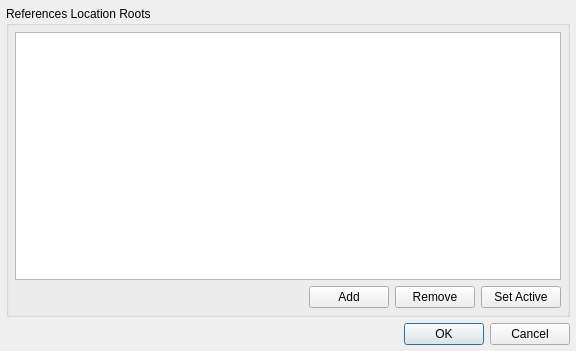
<?xml version="1.0" encoding="UTF-8"?>
<ui version="4.0">
 <class>Dialog</class>
 <widget class="QDialog" name="Dialog">
  <property name="geometry">
   <rect>
    <x>0</x>
    <y>0</y>
    <width>576</width>
    <height>351</height>
   </rect>
  </property>
  <property name="windowTitle">
   <string>FX RefSystem Options</string>
  </property>
  <layout class="QVBoxLayout" name="verticalLayout_2">
   <property name="margin">
    <number>6</number>
   </property>
   <item>
    <widget class="QGroupBox" name="groupBox">
     <property name="title">
      <string>References Location Roots</string>
     </property>
     <layout class="QVBoxLayout" name="verticalLayout">
      <property name="margin">
       <number>6</number>
      </property>
      <item>
       <widget class="QListWidget" name="uiLST_roots">
        <property name="editTriggers">
         <set>QAbstractItemView::NoEditTriggers</set>
        </property>
        <property name="alternatingRowColors">
         <bool>true</bool>
        </property>
        <property name="currentRow">
         <number>-1</number>
        </property>
        <property name="sortingEnabled">
         <bool>true</bool>
        </property>
       </widget>
      </item>
      <item>
       <layout class="QHBoxLayout" name="horizontalLayout">
        <item>
         <spacer name="horizontalSpacer">
          <property name="orientation">
           <enum>Qt::Horizontal</enum>
          </property>
          <property name="sizeHint" stdset="0">
           <size>
            <width>40</width>
            <height>20</height>
           </size>
          </property>
         </spacer>
        </item>
        <item>
         <widget class="QPushButton" name="uiBTN_add">
          <property name="text">
           <string>Add</string>
          </property>
         </widget>
        </item>
        <item>
         <widget class="QPushButton" name="uiBTN_remove">
          <property name="text">
           <string>Remove</string>
          </property>
         </widget>
        </item>
        <item>
         <widget class="QPushButton" name="uiBTN_setActive">
          <property name="text">
           <string>Set Active</string>
          </property>
         </widget>
        </item>
       </layout>
      </item>
     </layout>
    </widget>
   </item>
   <item>
    <widget class="QDialogButtonBox" name="buttonBox">
     <property name="minimumSize">
      <size>
       <width>0</width>
       <height>0</height>
      </size>
     </property>
     <property name="standardButtons">
      <set>QDialogButtonBox::Cancel|QDialogButtonBox::Ok</set>
     </property>
    </widget>
   </item>
  </layout>
 </widget>
 <resources/>
 <connections>
  <connection>
   <sender>buttonBox</sender>
   <signal>accepted()</signal>
   <receiver>Dialog</receiver>
   <slot>accept()</slot>
   <hints>
    <hint type="sourcelabel">
     <x>287</x>
     <y>333</y>
    </hint>
    <hint type="destinationlabel">
     <x>287</x>
     <y>175</y>
    </hint>
   </hints>
  </connection>
  <connection>
   <sender>buttonBox</sender>
   <signal>rejected()</signal>
   <receiver>Dialog</receiver>
   <slot>reject()</slot>
   <hints>
    <hint type="sourcelabel">
     <x>287</x>
     <y>333</y>
    </hint>
    <hint type="destinationlabel">
     <x>287</x>
     <y>175</y>
    </hint>
   </hints>
  </connection>
  <connection>
   <sender>Dialog</sender>
   <signal>finished(int)</signal>
   <receiver>Dialog</receiver>
   <slot>onDialogFinished()</slot>
   <hints>
    <hint type="sourcelabel">
     <x>287</x>
     <y>175</y>
    </hint>
    <hint type="destinationlabel">
     <x>287</x>
     <y>175</y>
    </hint>
   </hints>
  </connection>
  <connection>
   <sender>Dialog</sender>
   <signal>accepted()</signal>
   <receiver>Dialog</receiver>
   <slot>onDialogAccepted()</slot>
   <hints>
    <hint type="sourcelabel">
     <x>287</x>
     <y>175</y>
    </hint>
    <hint type="destinationlabel">
     <x>287</x>
     <y>175</y>
    </hint>
   </hints>
  </connection>
  <connection>
   <sender>uiBTN_add</sender>
   <signal>clicked()</signal>
   <receiver>Dialog</receiver>
   <slot>onAddClicked()</slot>
   <hints>
    <hint type="sourcelabel">
     <x>362</x>
     <y>296</y>
    </hint>
    <hint type="destinationlabel">
     <x>287</x>
     <y>175</y>
    </hint>
   </hints>
  </connection>
  <connection>
   <sender>uiBTN_setActive</sender>
   <signal>clicked()</signal>
   <receiver>Dialog</receiver>
   <slot>onSetActiveClicked()</slot>
   <hints>
    <hint type="sourcelabel">
     <x>524</x>
     <y>296</y>
    </hint>
    <hint type="destinationlabel">
     <x>287</x>
     <y>175</y>
    </hint>
   </hints>
  </connection>
  <connection>
   <sender>uiLST_roots</sender>
   <signal>itemSelectionChanged()</signal>
   <receiver>Dialog</receiver>
   <slot>onSelectionChanged()</slot>
   <hints>
    <hint type="sourcelabel">
     <x>287</x>
     <y>151</y>
    </hint>
    <hint type="destinationlabel">
     <x>287</x>
     <y>175</y>
    </hint>
   </hints>
  </connection>
  <connection>
   <sender>uiBTN_remove</sender>
   <signal>clicked()</signal>
   <receiver>Dialog</receiver>
   <slot>onRemoveClicked()</slot>
   <hints>
    <hint type="sourcelabel">
     <x>443</x>
     <y>296</y>
    </hint>
    <hint type="destinationlabel">
     <x>287</x>
     <y>175</y>
    </hint>
   </hints>
  </connection>
 </connections>
 <slots>
  <slot>onDialogFinished()</slot>
  <slot>onDialogAccepted()</slot>
  <slot>onAddClicked()</slot>
  <slot>onSetActiveClicked()</slot>
  <slot>onSelectionChanged()</slot>
  <slot>onRemoveClicked()</slot>
 </slots>
</ui>
